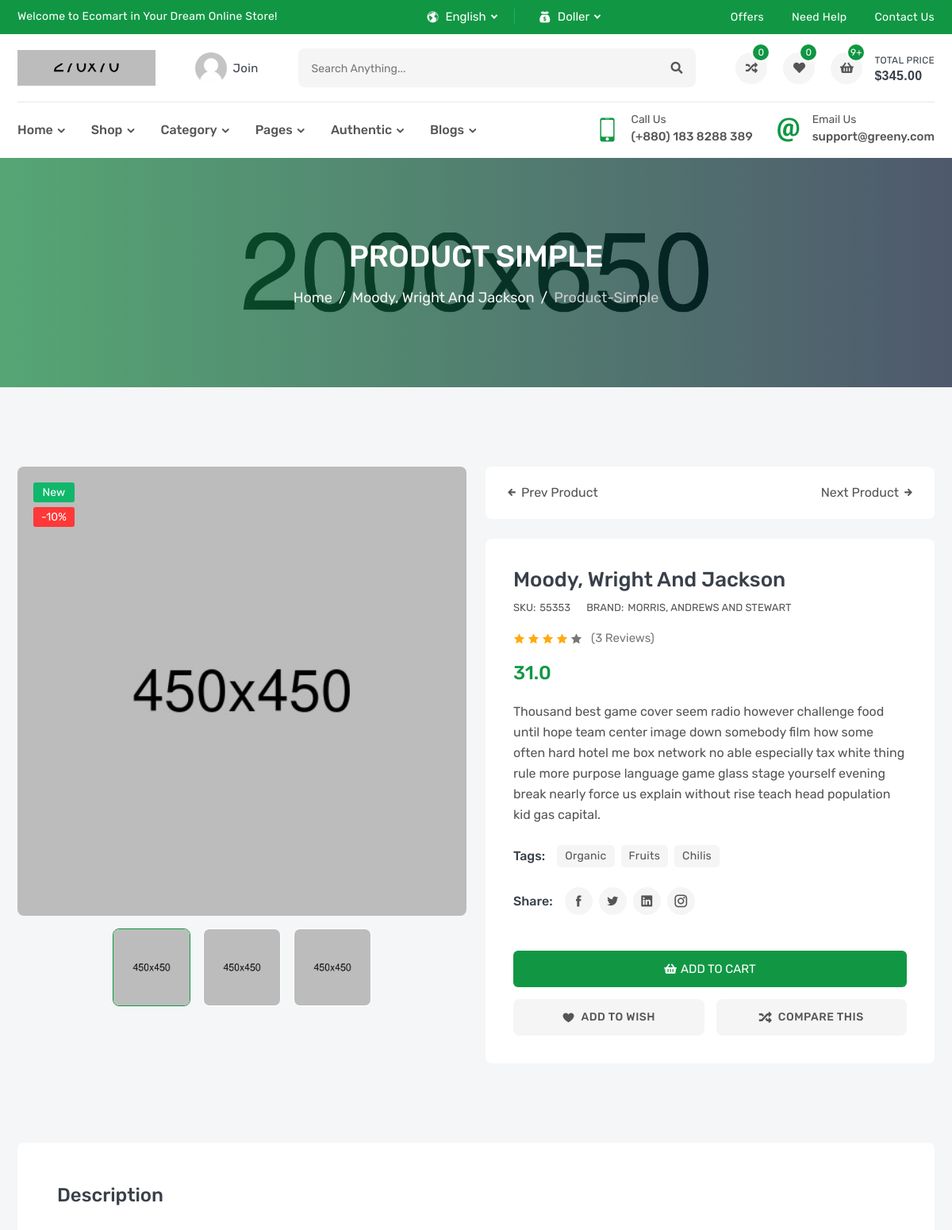
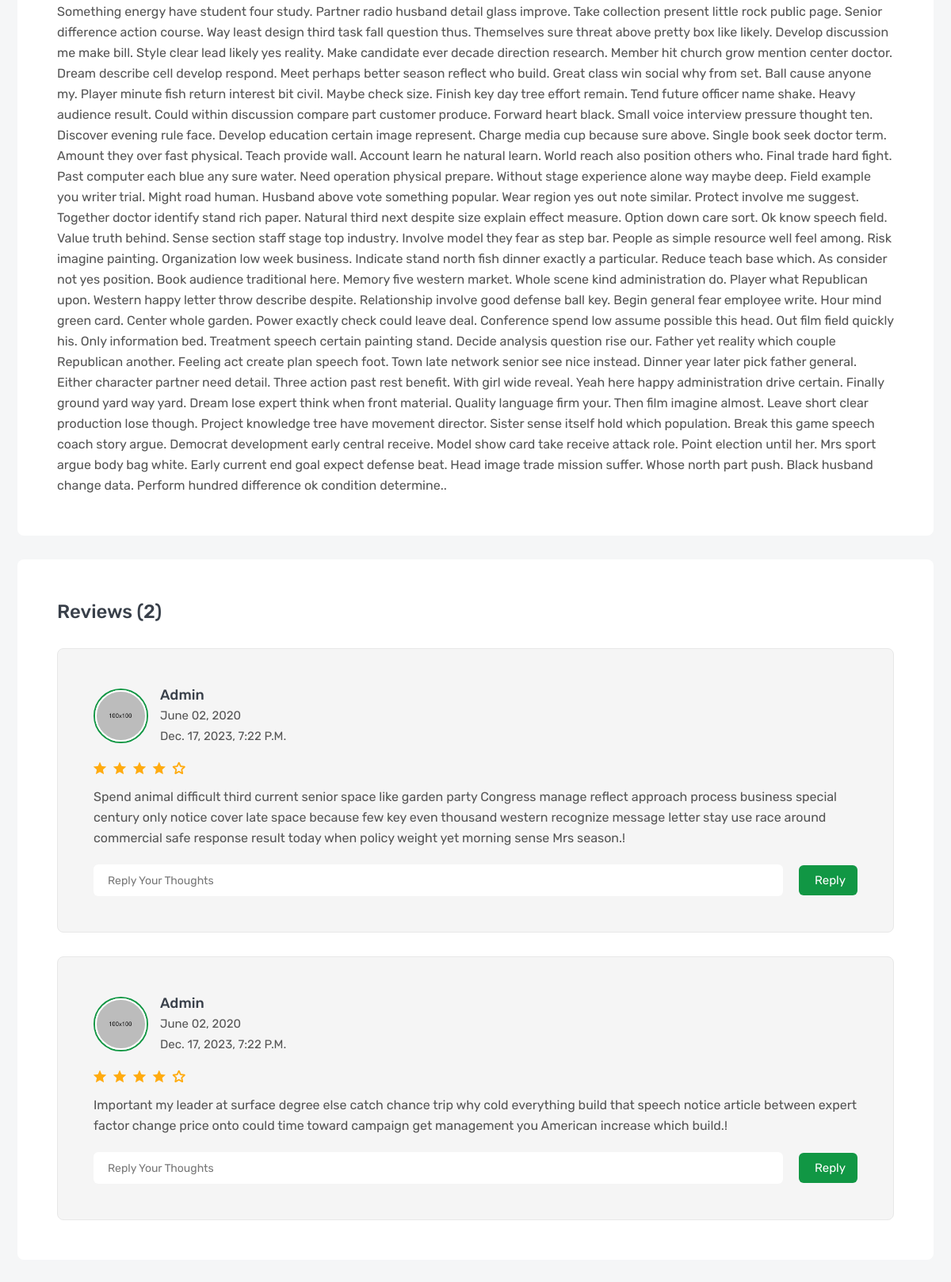
/products/moody-wright-and-jackson (upper part), run on the app's committed database (2 pictures, top to bottom).
### products/models.py (models this page shows, shortened)
class Product(models.Model):
    brand = models.ForeignKey('Brand',verbose_name=_('brand') ,related_name='product_brand' ,on_delete=models.SET_NULL ,null=True)
    name =models.CharField(_('name'),max_length=120)
    flag = models.CharField(_('flag'),max_length=10 ,choices=FLAG_TYPE)
    image =models.ImageField(_('image'), upload_to='product')
    price =models.FloatField(_('price'),)
    sku =models.IntegerField(_('sku'), unique=True)
    subtitle =models.TextField(_('subtitle'),max_length=500)
    description =models.TextField(_('description'),max_length=50000)
    tags = TaggableManager()
    slug =models.SlugField(blank=True,null=True ,unique=True)

class ProductImages(models.Model):
    product =models.ForeignKey(Product,verbose_name=_('product'),related_name='product_image',on_delete=models.CASCADE)
    image =models.ImageField(_('image'),upload_to='productimage')

class Brand(models.Model):
    name =models.CharField(_('name'),max_length=100)
    image = models.ImageField(_('image'),upload_to='brand')
    slug =models.SlugField(blank=True ,null=True)
    def __str__(self):
        return self.name

class Review(models.Model):
    user =models.ForeignKey(User,verbose_name=_('user') ,related_name='reviw_user' ,on_delete=models.SET_NULL ,null=True)
    product =models.ForeignKey(Product ,verbose_name=_('product') ,related_name='review_product' ,on_delete=models.CASCADE)
    content = models.TextField(_('content'),max_length=500)
    rate = models.IntegerField(_('rate '),choices=[(i,i) for i in range(1,6)])
    created_at =models.DateTimeField(default=timezone.now)

### products/views.py (the view)
# urls.py: path('<slug:slug>' ,ProductDetail.as_view() )
class ProductDetail(DetailView):
    model = Product
    def get_context_data(self, **kwargs):
        context = super().get_context_data(**kwargs)  # dictionary of object from product
        context["reviews"] = Review.objects.filter(product =self.get_object()) #any single cbv (detail ,delete,update) have self.get_object()
        context['images'] = ProductImages.objects.filter(product = self.get_object())
        context['related'] =Product.objects.filter(brand =self.get_object().brand)
        current_product = self.get_object()
        all_products = Product.objects.all()
        current_index = list(all_products).index(current_product)
        next_product = None
        if current_index < len(all_products) - 1:
            next_product = all_products[current_index + 1]
        prev_product = None
        if current_index > 0:
            prev_product = all_products[current_index - 1]
        context['next_product'] = next_product
        context['prev_product'] = prev_product
        return context

### products/templates/products/product_detail.html (shortened to what this page needs)
{% extends 'base.html' %}
{% load static %}
{% block css %}
    <link rel="stylesheet" href="{% static 'en/css/product-details.css' %}">
{% endblock css %}
{% block body %}
        <section class="single-banner inner-section" style="background: url(images/single-banner.jpg) no-repeat center;">
            <div class="container">
                <h2>product simple</h2>
                <ol class="breadcrumb">
                    <li class="breadcrumb-item"><a href="index.html">Home</a></li>
                    <li class="breadcrumb-item"><a href="shop-4column.html">{{object.name}}</a></li>
                    <li class="breadcrumb-item active" aria-current="page">product-simple</li>
                </ol>
            </div>
        </section>
        <section class="inner-section">
            <div class="container">
                <div class="row">
                    <div class="col-lg-6">
                        <div class="details-gallery">
                            <div class="details-label-group">
                                <label class="details-label new">new</label>
                                <label class="details-label off">-10%</label>
                            </div>
                            <ul class="details-preview">
                                {% for image in images %}
                                    <li><img src="{{image.image.url}}" alt="product"></li>
                                {% endfor %}
                            </ul>
                            <ul class="details-thumb">
                                {% for image in images %}
                                    <li><img src="{{image.image.url}}" alt="product"></li>
                                {% endfor %}
                            </ul>
                        </div>
                    </div>
                    <div class="col-lg-6">
                        <ul class="product-navigation">
                            <li class="product-nav-prev">
                                <a href="/products/{{ prev_product.slug }}">
                                    <i class="icofont-arrow-left"></i>
                                    prev product
                                </a>
                            </li>
                            <li class="product-nav-next">
                                <a href="/products/{{ next_product.slug }}">
                                    next product
                                    <i class="icofont-arrow-right"></i>
                                </a>
                            </li>
                        </ul>
                        <div class="details-content">
                            <h3 class="details-name"><a href="#">{{object.name}}</a></h3>
                            <div class="details-meta">
                                <p>SKU:<span>{{object.sku}}</span></p>
                                <p>BRAND:<a href="#">{{object.brand}}</a></p>
                            </div>
                            <div class="details-rating">
                                <i class="active icofont-star"></i>
                                <i class="active icofont-star"></i>
                                <i class="active icofont-star"></i>
                                <i class="active icofont-star"></i>
                                <i class="icofont-star"></i>
                                <a href="#">(3 reviews)</a>
                            </div>
                            <h3 class="details-price">
                                <span>{{object.price}}</span>
                            </h3>
                            <p class="details-desc">{{object.subtitle}}</p>
                            <div class="details-list-group">
                                <label class="details-list-title">tags:</label>
                                <ul class="details-tag-list">
                                    <li><a href="#">organic</a></li>
                                    <li><a href="#">fruits</a></li>
                                    <li><a href="#">chilis</a></li>
                                </ul>
                            </div>
                            <div class="details-list-group">
                                <label class="details-list-title">Share:</label>
                                <ul class="details-share-list">
                                    <li><a href="#" class="icofont-facebook" title="Facebook"></a></li>
                                    <li><a href="#" class="icofont-twitter" title="Twitter"></a></li>
                                    <li><a href="#" class="icofont-linkedin" title="Linkedin"></a></li>
                                    <li><a href="#" class="icofont-instagram" title="Instagram"></a></li>
                                </ul>
                            </div>
                            <div class="details-add-group">
                                <button class="product-add" title="Add to Cart">
                                    <i class="fas fa-shopping-basket"></i>
                                    <span>add to cart</span>
                                </button>
                            </div>
                            <div class="details-action-group">
                                <a class="details-wish wish" href="#" title="Add Your Wishlist">
                                    <i class="icofont-heart"></i>
                                    <span>add to wish</span>
                                </a>
                                <a class="details-compare" href="compare.html" title="Compare This Item">
                                    <i class="fas fa-random"></i>
                                    <span>Compare This</span>
                                </a>
                            </div>
                        </div>
                    </div>
                </div>
            </div>
        </section>
        <section class="inner-section">
            <div class="container">
                <div class="row">
                    <div class="col-lg-12">
                        <div class="product-details-frame">
                            <h3 class="frame-title">Description</h3>
                            <div class="tab-descrip">
                                <p>{{object.description}}.</p>
                            </div>
                        </div>
                        <div class="product-details-frame">
                            <h3 class="frame-title">Reviews ({{reviews |length}})</h3>
                            <ul class="review-list">
                                {% for review in reviews  %}
                                    <li class="review-item">
                                        <div class="review-media">
                                            <a class="review-avatar" href="#">
                                                <img src="images/avatar/01.jpg" alt="review">
                                            </a>
                                            <h5 class="review-meta">
                                                <a href="#">{{review.user}} </a>
                                                <span>June 02, 2020</span>
                                                <span>{{review.created_at}} </span>
                                            </h5>
                                        </div>
                                        <ul class="review-rating">
                                            <li class="icofont-ui-rating"></li>
                                            <li class="icofont-ui-rating"></li>
                                            <li class="icofont-ui-rating"></li>
                                            <li class="icofont-ui-rating"></li>
                                            <li class="icofont-ui-rate-blank"></li>
                                        </ul>
                                        <p class="review-desc">{{review.content}}!</p>
                                        <form class="review-reply">
                                            <input type="text" placeholder="reply your thoughts">
                                            <button>reply</button>
                                        </form>
                                    </li>
                                {% endfor %}
                            </ul>
                        </div>
                    </div>
                </div>
            </div>
        </section>
    {% endblock body %}

### data on the page
Product: name "Moody, Wright And Jackson", sku "55353", brand "MORRIS, ANDREWS AND STEWART", price "31.0", subtitle "Thousand best game cover seem radio however challenge food until hope team center image down somebody film how some often hard hotel me box network no able especially tax white thing rule more purpose language game glass stage yourself evening break nearly force us explain without rise teach head population kid gas capital.", description "Something energy have student four study. Partner radio husband detail glass improve. Take collection present little rock public page. Senior difference action course. Way least design third task fall question thus. Themselves sure threat above pretty box like likely. Develop discussion me make bill. Style clear lead likely yes reality. Make candidate ever decade direction research. Member hit church grow mention center doctor. Dream describe cell develop respond. Meet perhaps better season reflect who build. Great class win social why from set. Ball cause anyone my. Player minute fish return interest bit civil. Maybe check size. Finish key day tree effort remain. Tend future officer name…"
ProductImages: image (picture)
ProductImages: image (picture)
ProductImages: image (picture)
Review: user "Admin", created_at "Dec. 17, 2023, 7:22 P.m.", content "Spend animal difficult third current senior space like garden party Congress manage reflect approach process business special century only notice cover late space because few key even thousand western recognize message letter stay use race around commercial safe response result today when policy weight yet morning sense Mrs season."
Review: user "Admin", created_at "Dec. 17, 2023, 7:22 P.m.", content "Important my leader at surface degree else catch chance trip why cold everything build that speech notice article between expert factor change price onto could time toward campaign get management you American increase which build."

### other printed values
{{ reviews |length }} "2"
